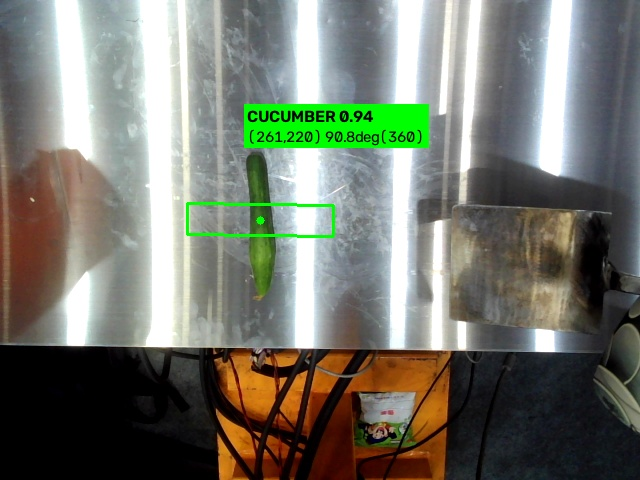
#> input picture src/座標/yolo_010.jpg, 640 x 480 px
$ python -i img_processing.py   (imports and definitions only)
#> lines starting #> are read from the running program, lines starting #| are printed output that depends on the picture; after the words box and inside, x2 and y2 are one past the last pixel; in counts of white or black regions, pixels touching at a corner belong together
"""
SmartCook 純影像處理定位 (HSV Color-Based Head/Tail Detection)

搬自 automation-2026-yolo-main 專案（imgProcessing.py / imgProcessing_whole_folder.py /
test_full_result.py 三支腳本共用的核心演算法），拿掉各自的 matplotlib 展示/CLI 程式碼，
整理成可以直接被 vision_skeleton.py 匯入使用的函式。

兩種用法：
1. 不跑 YOLO，純色彩分割：detect_by_color()。速度比跑 YOLO 快很多，但沒有分類信心度，
   且畫面中只能有一種預期食材（會挑遮罩面積最大的顏色，其餘食材會被忽略）。
2. 搭配 YOLO 使用（對應 test_full_result.py 的做法）：YOLO 先框出食材位置與類別，
   refine_angle_with_yolo_box() 用該類別對應的色彩範圍在框內做遮罩交集，避免抓到
   畫面裡其他同色物體，再算出完整 0–360° 角度，取代 YOLO OBB 本身只有 0–180° 週期
   的角度輸出（見 vision_skeleton.py 的 YOLODetector.detect() 說明）。

★ HSV_PARAMS 目前有 cucumber/carrot 兩組色域。baby_corn（舊玉米筍）和 romaine（羅曼生菜）
   暫時備用，羅曼生菜已改為直接進混拌區，不需要 tip detection。
"""

import math
from typing import Dict, Optional, Tuple

import cv2
import numpy as np

# =========================
# HSV 色域參數
# =========================
HSV_PARAMS = {
    "cucumber": {
        "lower": np.array([40, 50, 0]),
        "upper": np.array([85, 255, 230]),
    },
    "baby_corn": {
        "lower": np.array([20, 30, 150]),
        "upper": np.array([40, 200, 220]),
    },
    "carrot": {
        "lower": np.array([0, 80, 100]),
        "upper": np.array([20, 255, 230]),
    },
}

# YOLO 類別名稱 → HSV_PARAMS 的 key（搭配 YOLO 使用時查表用）
CLASS_TO_HSV_KEY = {
    "CUCUMBER": "cucumber",
    "CARROT": "carrot",
    # LETTUCE（羅曼生菜）刻意不列：生菜不切、夾起來直接進沙拉盤／混拌區，
    # 不需要分頭尾，沿用 YOLO OBB 的 0–180° 角度即可。
    # （舊版這裡寫的是 "ROMAINE"，但 v3 起模型類別已改名 LETTUCE，那行從來沒對到過。）
}

KERNEL = np.ones((5, 5), np.uint8)


def get_mask(img: np.ndarray, obj_type: str) -> np.ndarray:
    """依 HSV_PARAMS[obj_type] 的色域門檻，回傳二值遮罩（含開運算/閉運算去雜訊）"""
    hsv = cv2.cvtColor(img, cv2.COLOR_BGR2HSV)
    params = HSV_PARAMS[obj_type]
    mask = cv2.inRange(hsv, params["lower"], params["upper"])
    mask = cv2.morphologyEx(mask, cv2.MORPH_OPEN, KERNEL)
    mask = cv2.morphologyEx(mask, cv2.MORPH_CLOSE, KERNEL)
    return mask


def detect_object_type(img: np.ndarray) -> Tuple[str, np.ndarray]:
    """
    不用 YOLO，純色彩分割：HSV_PARAMS 三種色域都跑一次，挑遮罩面積最大的當結果。
    畫面中只能有一種預期食材，否則會被面積最大的顏色蓋過去。
    """
    best_type = None
    best_area = 0
    best_mask = None

    for obj_type in HSV_PARAMS:
        mask = get_mask(img, obj_type)
        area = int(np.count_nonzero(mask))
        if area > best_area:
            best_area = area
            best_type = obj_type
            best_mask = mask

    if best_area <= 1000:
        raise ValueError("No cucumber, baby corn, or carrot found")

    return best_type, best_mask


def get_rect_axis(contour: np.ndarray):
    """用 minAreaRect 取得最小外接矩形與長軸方向向量"""
    rect = cv2.minAreaRect(contour)
    center, size, angle = rect
    w, h = size
    if w >= h:
        angle_deg = angle
    else:
        angle_deg = angle + 90
    angle_rad = math.radians(angle_deg)
    axis = np.array([math.cos(angle_rad), math.sin(angle_rad)])
    return rect, axis, max(w, h)


def find_head_tail(mask: np.ndarray, contour: np.ndarray):
    """
    沿長軸把輪廓投影到兩端，再比較「前 20%」與「後 20%」範圍內的遮罩面積，
    面積較小的一端視為「頭」（較尖/較細的一端），藉此判斷食材的頭尾方向。
    """
    rect, axis, length = get_rect_axis(contour)
    center = np.array(rect[0])
    points = contour.reshape(-1, 2)
    projection = (points - center) @ axis
    min_p = np.min(projection)
    max_p = np.max(projection)
    end1 = center + axis * min_p
    end2 = center + axis * max_p

    h, w = mask.shape
    yy, xx = np.indices((h, w))
    pixels = np.stack([xx - center[0], yy - center[1]], axis=-1)
    proj = pixels @ axis
    range_len = max_p - min_p
    if range_len == 0:
        range_len = 1
    front_limit = min_p + range_len * 0.2
    back_limit = max_p - range_len * 0.2
    region1 = (proj <= front_limit) & (proj >= min_p) & (mask > 0)
    region2 = (proj >= back_limit) & (proj <= max_p) & (mask > 0)
    area1 = np.sum(region1)
    area2 = np.sum(region2)

    if area1 < area2:
        head, tail = end1, end2
    else:
        head, tail = end2, end1

    return head.astype(int), tail.astype(int), rect


def calculate_angle(head: np.ndarray, tail: np.ndarray) -> float:
    """依頭尾向量算出完整 0–360° 方向角（YOLO OBB 本身只有 0–180° 週期）"""
    vec = head - tail
    dx = vec[0]
    dy = -vec[1]
    angle = math.degrees(math.atan2(dy, dx))
    if angle < 0:
        angle += 360
    return angle


def detect_by_color(img: np.ndarray) -> Dict:
    """
    不用 YOLO，純色彩分割 + 頭尾判斷，直接回傳跟 YOLODetector.detect() 相容的欄位。
    速度比跑 YOLO 快很多，但沒有分類信心度、畫面只能有一種預期食材。
    """
    obj_type, mask = detect_object_type(img)
    contours, _ = cv2.findContours(mask, cv2.RETR_EXTERNAL, cv2.CHAIN_APPROX_SIMPLE)
    if len(contours) == 0:
        raise ValueError(f"No {obj_type} contour found")

    contour = max(contours, key=cv2.contourArea)
    head, tail, rect = find_head_tail(mask, contour)
    angle_deg = calculate_angle(head, tail)
    center_x, center_y = rect[0]
    width, height = rect[1]

    return {
        "class_name": obj_type,
        "confidence": None,  # 純色彩分割沒有信心度
        "center_x_pixel": float(center_x),
        "center_y_pixel": float(center_y),
        "width_pixel": float(width),
        "height_pixel": float(height),
        "angle_deg": angle_deg,
        "angle_source": "color_head_tail",  # 0-360°，跟 YOLODetector 的 'obb'/'estimated' 不同
    }


# [144 lines left out: functions choose_contour_for_box, create_obb_mask, refine_angle_with_yolo_box, measure_axis_endpoints, not called in this run]

>>> import cv2
>>> picture = cv2.imread('座標/yolo_010.jpg')
#> picture is the input picture: shape (480, 640, 3); mean B, G, R 108.5, 119.9, 116.8
>>> result = detect_by_color(picture)
#> the loop in detect_object_type, `for obj_type in HSV_PARAMS:` made 3 passes
#> (area, best_area) on passes 1, 3: (4426, 4426), (20265, 20265)
#> area on pass 2: 1973
#> pass 1, in get_mask, `mask = cv2.inRange(hsv, params["lower"], params["upper"])`:
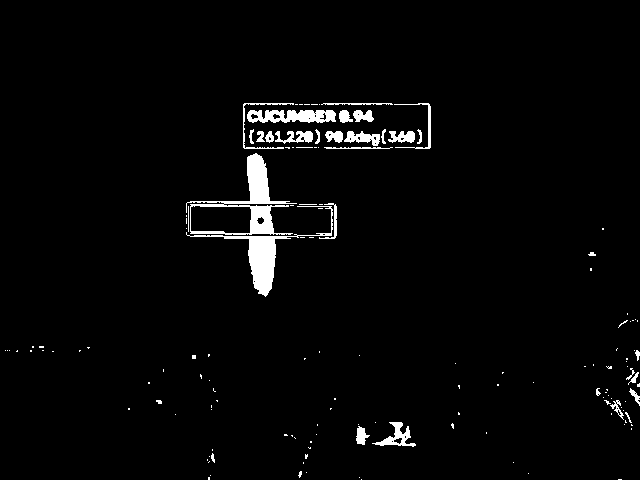
#> mask: shape (480, 640); 2.7% white; 143 white regions (111 under 20 px), largest, box (x1, y1, x2, y2) and area: (186, 153, 297, 235) 2105, (186, 206, 333, 297) 1678, (247, 110, 336, 123) 879
#> pass 1, in get_mask, `mask = cv2.morphologyEx(mask, cv2.MORPH_OPEN, KERNEL)`:
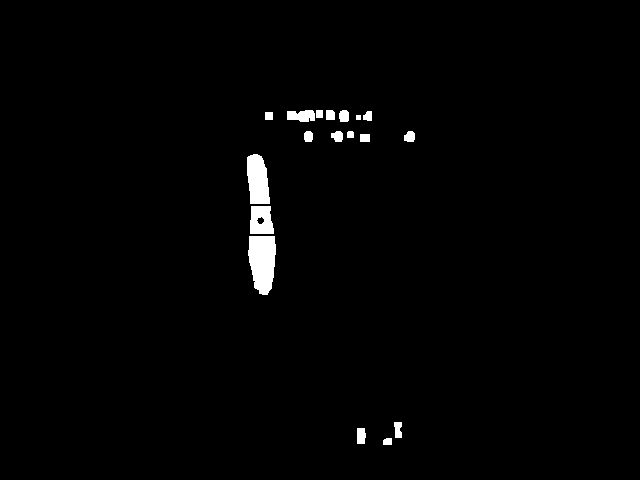
#> mask: shape (480, 640); 1.4% white; 18 white regions, largest, box (x1, y1, x2, y2) and area: (248, 236, 276, 295) 1323, (247, 154, 270, 204) 925, (250, 206, 274, 234) 568
#> after the loop in detect_object_type, `for obj_type in HSV_PARAMS:`:
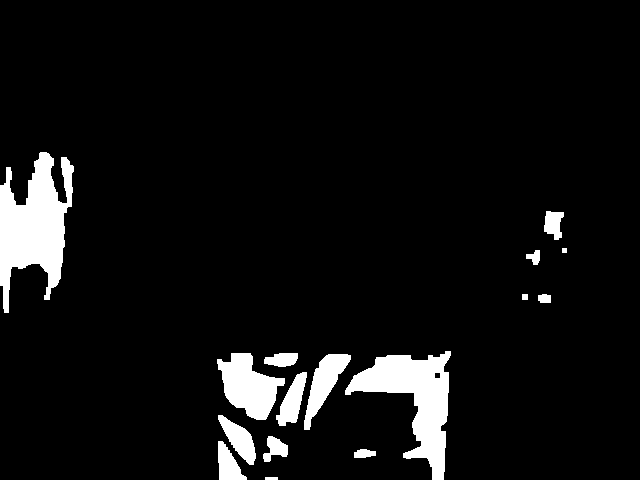
#> best_mask: shape (480, 640); 6.6% white; 16 white regions
#> after the loop in detect_object_type, `for obj_type in HSV_PARAMS:`: best_area = 20265; best_type = 'carrot'
#> in detect_by_color, `contours, _ = cv2.findContours(mask, cv2.RETR_EXTERNAL, cv2.CHAIN_APPR..`: contours = 16 contours, 1 with area under 20; largest, box (x1, y1, x2, y2) and area: (0, 152, 74, 313) 6302, (345, 351, 451, 480) 5364, (217, 353, 285, 420) 2496, (304, 354, 351, 430) 1338, (218, 415, 256, 465) 803
#> in detect_by_color, `contour = max(contours, key=cv2.contourArea)`: contour = contour of 174 points, box (x1, y1, x2, y2) (0, 152, 74, 313), area 6302
#> in get_rect_axis, `rect = cv2.minAreaRect(contour)`: rect = ((36.5, 232), (160, 73), -90)
#> in get_rect_axis, `center, size, angle = rect`: center = (36.5, 232); size = (160, 73); angle = -90
#> in get_rect_axis, `w, h = size`: w = 160; h = 73
#> in get_rect_axis, `angle_deg = angle`: angle_deg = -90
#> in get_rect_axis, `angle_rad = math.radians(angle_deg)`: angle_rad = -1.57
#> in get_rect_axis, `axis = np.array([math.cos(angle_rad), math.sin(angle_rad)])`: axis = [6.12e-17, -1]
#> in find_head_tail, `rect, axis, length = get_rect_axis(contour)`: rect = ((36.5, 232), (160, 73), -90); axis = [6.12e-17, -1]; length = 160
#> in find_head_tail, `center = np.array(rect[0])`: center = [36.5, 232]
#> in find_head_tail, `points = contour.reshape(-1, 2)`: points = 174 pairs, first value 0 to 73, second value 152 to 312
#> in find_head_tail, `projection = (points - center) @ axis`: projection = 174 values, max 80 at index 0, min -80 at index 47, mean 15.41
#> in find_head_tail, `min_p = np.min(projection)`: min_p = -80
#> in find_head_tail, `max_p = np.max(projection)`: max_p = 80
#> in find_head_tail, `end1 = center + axis * min_p`: end1 = [36.5, 312]
#> in find_head_tail, `end2 = center + axis * max_p`: end2 = [36.5, 152]
#> in find_head_tail, `proj = pixels @ axis`:
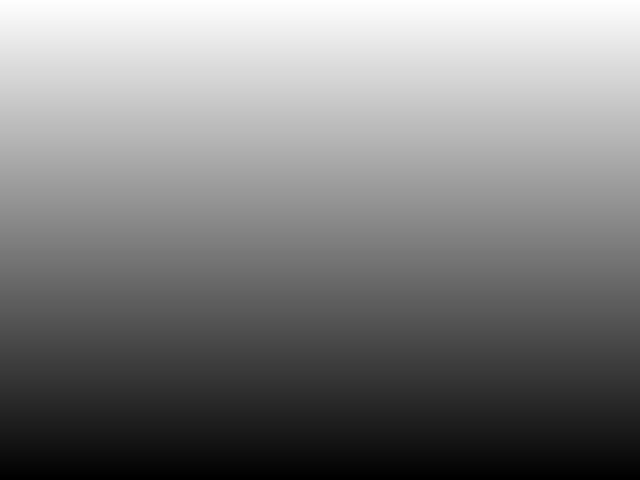
#> proj: shape (480, 640) float64; min -247, max 232, mean -7.5; drawn with min black and max white
#> in find_head_tail, `range_len = max_p - min_p`: range_len = 160
#> in find_head_tail, `front_limit = min_p + range_len * 0.2`: front_limit = -48
#> in find_head_tail, `back_limit = max_p - range_len * 0.2`: back_limit = 48
#> in find_head_tail, `region1 = (proj <= front_limit) & (proj >= min_p) & (mask > 0)`:
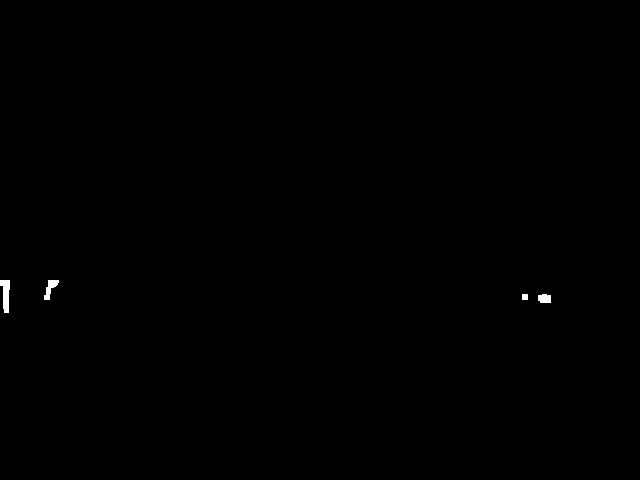
#> region1: shape (480, 640) bool; 0.16% white; 4 white regions, box (x1, y1, x2, y2) and area: (0, 280, 10, 313) 222, (44, 280, 59, 300) 142, (538, 294, 551, 303) 105, (522, 294, 528, 300) 36
#> in find_head_tail, `region2 = (proj >= back_limit) & (proj <= max_p) & (mask > 0)`:
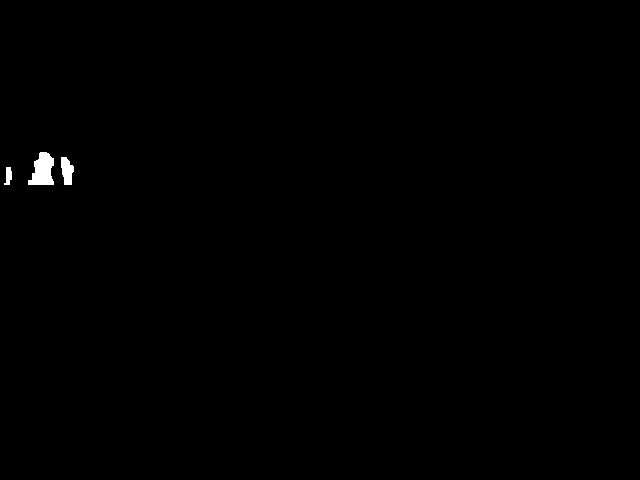
#> region2: shape (480, 640) bool; 0.31% white; 3 white regions, box (x1, y1, x2, y2) and area: (28, 152, 54, 185) 595, (61, 157, 74, 185) 262, (4, 167, 12, 185) 98
#> in find_head_tail, `area1 = np.sum(region1)`: area1 = 505
#> in find_head_tail, `area2 = np.sum(region2)`: area2 = 955
#> in find_head_tail, `head, tail = end1, end2`: head = [36.5, 312]; tail = [36.5, 152]
#> in detect_by_color, `head, tail, rect = find_head_tail(mask, contour)`: head = [36, 312]; tail = [36, 152]; rect = ((36.5, 232), (160, 73), -90)
#> in calculate_angle, `vec = head - tail`: vec = [0, 160]
#> in calculate_angle, `dx = vec[0]`: dx = 0
#> in calculate_angle, `dy = -vec[1]`: dy = -160
#> in calculate_angle, `angle = math.degrees(math.atan2(dy, dx))`: angle = -90
#> in calculate_angle, `angle += 360`: angle = 270
#> in detect_by_color, `center_x, center_y = rect[0]`: center_x = 36.5; center_y = 232
#> in detect_by_color, `width, height = rect[1]`: width = 160; height = 73
#> result = 8 items
